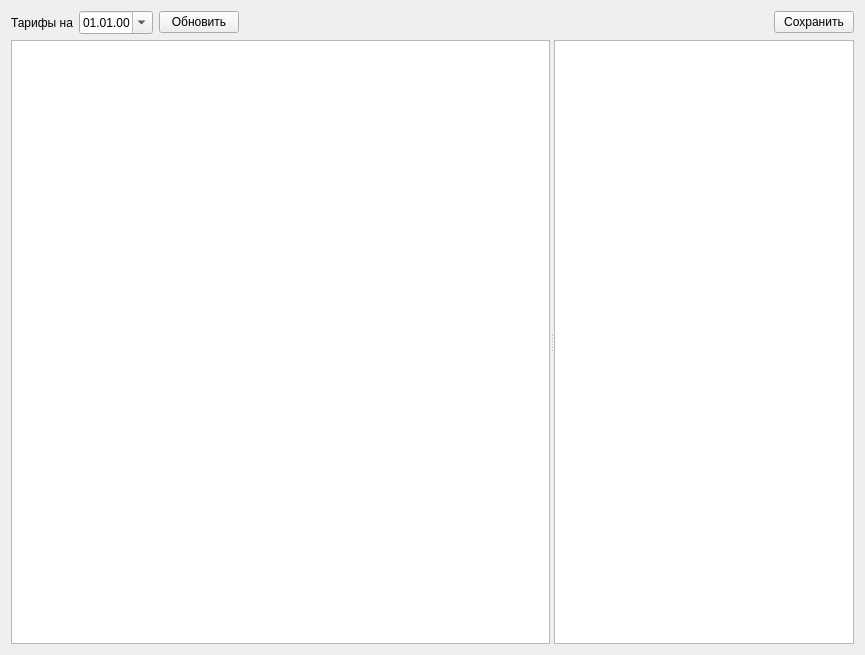
<?xml version="1.0" encoding="UTF-8"?>
<ui version="4.0">
 <class>FormRepTarif</class>
 <widget class="QWidget" name="FormRepTarif">
  <property name="geometry">
   <rect>
    <x>0</x>
    <y>0</y>
    <width>865</width>
    <height>655</height>
   </rect>
  </property>
  <property name="windowTitle">
   <string>Form</string>
  </property>
  <layout class="QVBoxLayout" name="verticalLayout">
   <item>
    <layout class="QHBoxLayout" name="horizontalLayout">
     <item>
      <widget class="QLabel" name="label">
       <property name="text">
        <string>Тарифы на</string>
       </property>
      </widget>
     </item>
     <item>
      <widget class="QDateEdit" name="dateEdit">
       <property name="displayFormat">
        <string>dd.MM.yy</string>
       </property>
       <property name="calendarPopup">
        <bool>true</bool>
       </property>
      </widget>
     </item>
     <item>
      <widget class="QPushButton" name="pushButtonUpd">
       <property name="text">
        <string>Обновить</string>
       </property>
      </widget>
     </item>
     <item>
      <spacer name="horizontalSpacer">
       <property name="orientation">
        <enum>Qt::Horizontal</enum>
       </property>
       <property name="sizeHint" stdset="0">
        <size>
         <width>40</width>
         <height>20</height>
        </size>
       </property>
      </spacer>
     </item>
     <item>
      <widget class="QPushButton" name="pushButtonSave">
       <property name="text">
        <string>Сохранить</string>
       </property>
      </widget>
     </item>
    </layout>
   </item>
   <item>
    <widget class="QSplitter" name="splitter">
     <property name="sizePolicy">
      <sizepolicy hsizetype="Expanding" vsizetype="Expanding">
       <horstretch>0</horstretch>
       <verstretch>0</verstretch>
      </sizepolicy>
     </property>
     <property name="orientation">
      <enum>Qt::Horizontal</enum>
     </property>
     <widget class="TableView" name="tableViewTarif">
      <attribute name="verticalHeaderVisible">
       <bool>false</bool>
      </attribute>
     </widget>
     <widget class="TableView" name="tableViewZon">
      <property name="maximumSize">
       <size>
        <width>300</width>
        <height>16777215</height>
       </size>
      </property>
      <property name="selectionMode">
       <enum>QAbstractItemView::SingleSelection</enum>
      </property>
      <property name="selectionBehavior">
       <enum>QAbstractItemView::SelectRows</enum>
      </property>
      <attribute name="verticalHeaderVisible">
       <bool>false</bool>
      </attribute>
     </widget>
    </widget>
   </item>
  </layout>
 </widget>
 <customwidgets>
  <customwidget>
   <class>TableView</class>
   <extends>QTableView</extends>
   <header>tableview.h</header>
  </customwidget>
 </customwidgets>
 <resources/>
 <connections/>
</ui>
